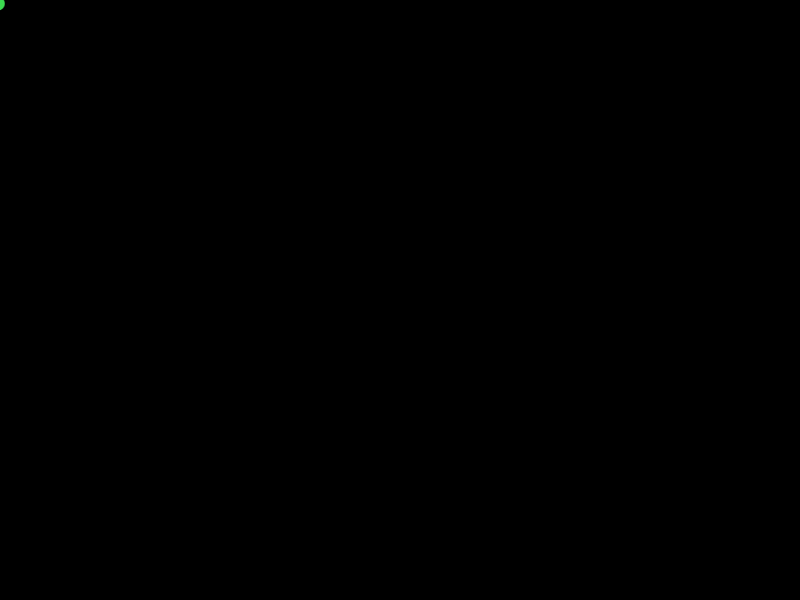
Frame 1 (no input)
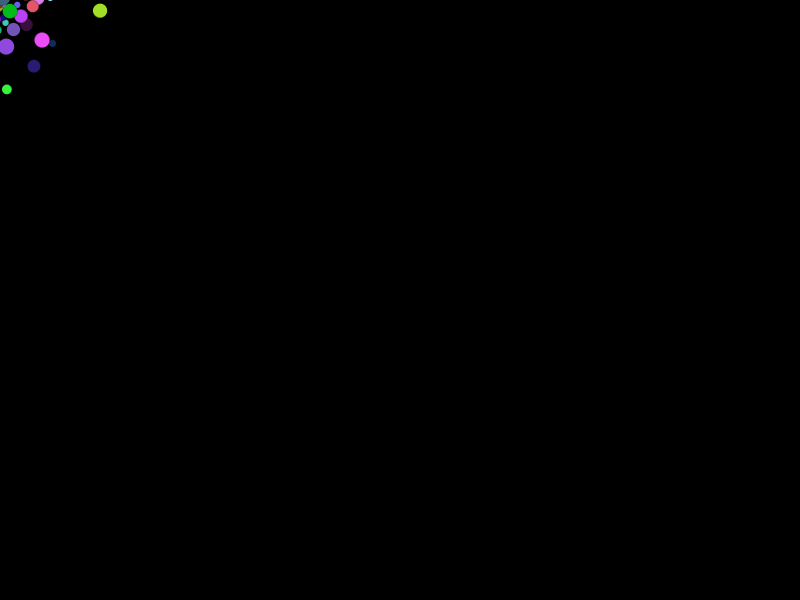
Frame 60 (the mouse pressed at the canvas centre just before this capture)
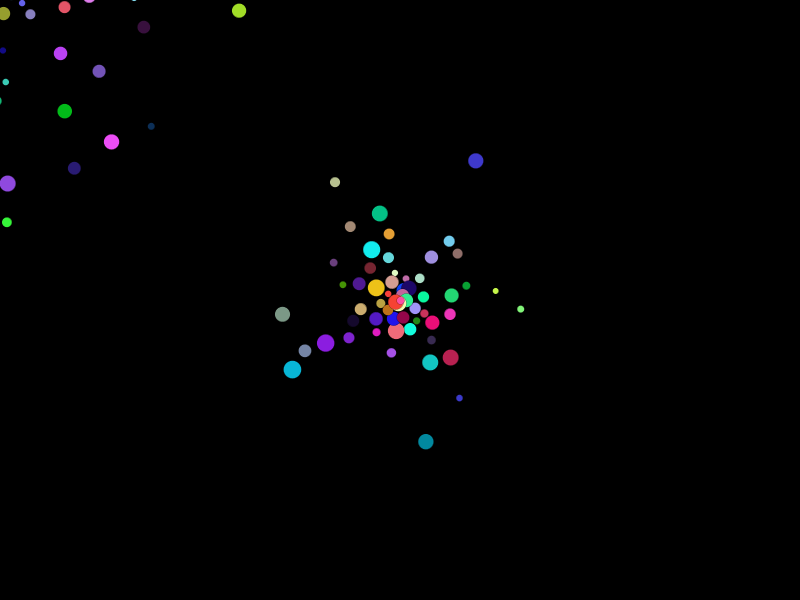
Frame 120 (the mouse held since frame 60 and released just before this capture)

The Processing sketch that drew these frames (run headless with seeded random() and noise(); from frame 60 on, the mouse is pressed at the canvas centre):

// Processing sketch: ArrayList_Bouncer
// ── ArrayList_Bouncer.pde
//Bouncers with Array Lists

ArrayList<Bouncer> bouncers;


void setup() {
  
  size(800,600);
  rectMode(CENTER);
  
  bouncers = new ArrayList<Bouncer>();
  
}

void draw() {
  
  bouncers.add( new Bouncer() );
  background(0);
  int i = 0;
  while (i < bouncers.size()) {
    bouncers.get(i).act();
    bouncers.get(i).show();
    if (bouncers.get(i).hp == 0) {
     bouncers.remove(i);
    } else {
      i ++;
    }
  }
  
}

// ── Bouncers.pde
class Bouncer {
  
  float x, y;
  float vx, vy;
  float r,g,b;
  float size;
  int hp;
  
  
  Bouncer() {
    
    hp = 1;
    x = mouseX;
    y = mouseY;
    size = random(6,18);
    vx = random(-4,4);
    vy = random(-4,4);
    r = random(0,255);
    g = random(0,255);
    b = random(0,255);
    
  }
  
  void act() {
   
    // movement of the bouncers 
    x = x + vx;
    y = y + vy;
   
    //bouncing off of walls
    if (x > width - size || x < size) {
      vx = vx * -1;
      hp --;
    }
    
    if (y > height - size || y < size) {
      vy = vy * -1;
      hp --;
    }
    
    //bouncing off other bouncers
    int j = 0;
    while (j < bouncers.size()) {
      
      if(x != bouncers.get(j).x && y != bouncers.get(j).y) { // if not checking itself so it doesnt bounce off of itself
        if (dist(x, y, bouncers.get(j).x, bouncers.get(j).y) < (size/2 + (bouncers.get(j).size)/2)) { //if its contacting another ball
          
          vx = -(bouncers.get(j).x - x)/5;
          vy = -(bouncers.get(j).y - y)/5;
      
        }
      }
      
       j = j + 1;
    }
    
  }
  
  void show() {
    
    strokeWeight(.2);
    fill(r,g,b);
    circle(x,y,size);
    
    
  }
  
  
  
  
}

// ── mouse_Interactions.pde
void mouseReleased() {
 
  int k = 0;
  while (k < 10) {
    bouncers.add( new Bouncer() );
    k ++;
  }
  
}
